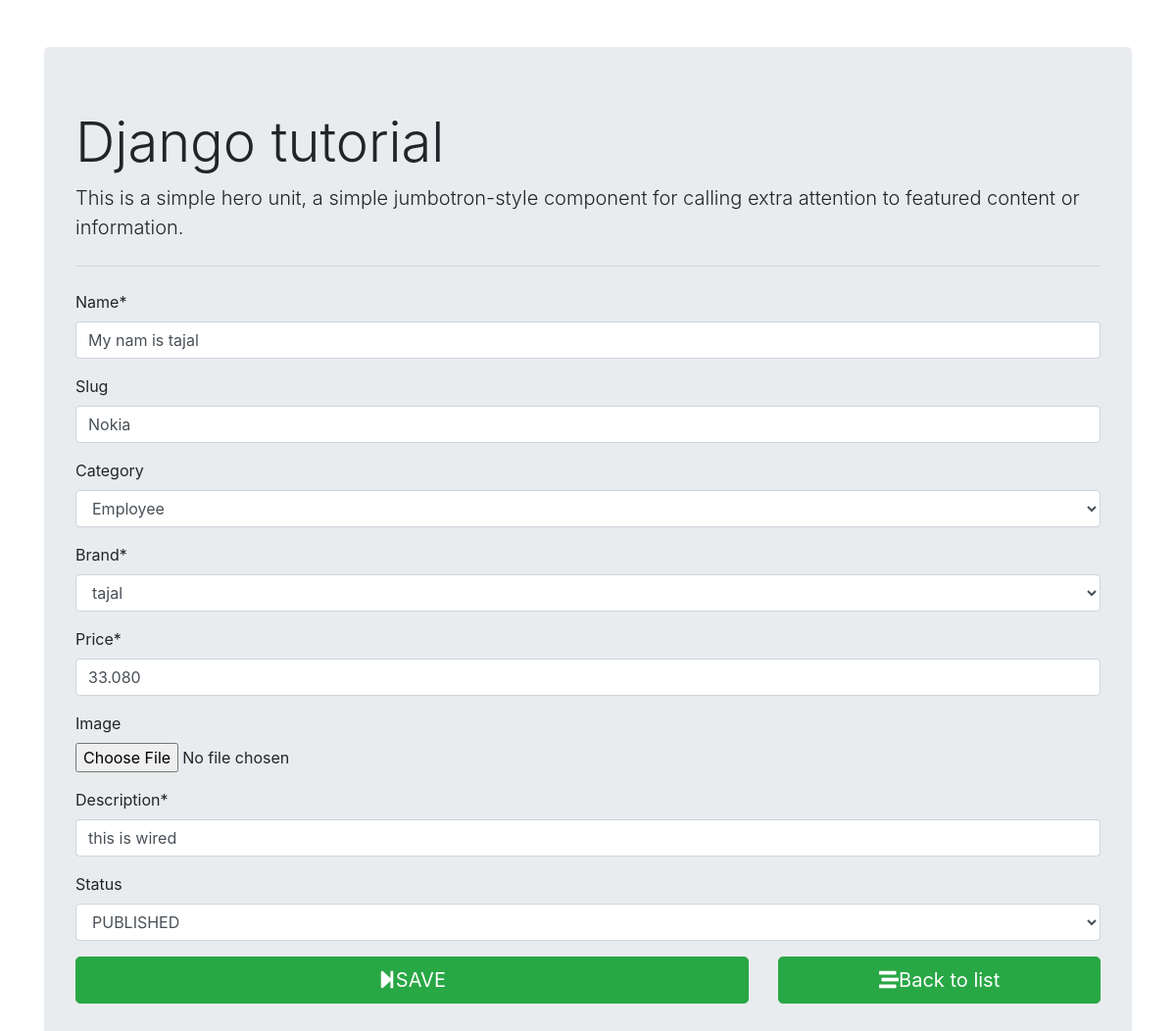
Page /4/ on the committed database.
### product/models.py (models this page shows, shortened)
class Product(models.Model):
    STATUS = (
        ('Pending', 'PENDING'),
        ('Published', 'PUBLISHED'),
        ('Stock Out', 'STOCK OUT')
    )
    name = models.CharField(max_length=200)
    slug = models.CharField(max_length=200)
    category = models.ForeignKey(Category, on_delete=models.CASCADE)
    brand = models.ForeignKey(Brand, on_delete=models.CASCADE)
    price = models.DecimalField(max_digits=5, decimal_places=3)
    image = models.ImageField(upload_to='image', height_field=None, width_field=None, max_length=100)
    Description = models.CharField(max_length=200)
    status = models.CharField(max_length=20, choices=STATUS, default='PENDING')

class Category(models.Model):
    name = models.CharField(max_length=200)
    slug = models.CharField(max_length=200)
    def __str__(self):
        return self.name

class Brand(models.Model):
    name = models.CharField(max_length=200)
    slug = models.CharField(max_length=200)
    def __str__(self):
        return self.name

### product/views.py (the view, shortened to what this page needs)
# urls.py: path('', product_form, name='product_form'),
def product_form(request, id=0):
    if request.method == "GET":
        if id == 0:
            form = productForm()
        else:
            product = Product.objects.get(pk = id)
            form = productForm(instance=product)
        return render(request, "product/productform.html", {'form': form})

### product/forms.py
class productForm(forms.ModelForm):
    class Meta:
        model = Product
        fields = '__all__'
    def __init__(self, *args, **kwargs):
        super(productForm,self).__init__(*args, **kwargs)
        self.fields['category'].empty_label = "Select"
        self.fields['brand'].empty_label = "Select"
        self.fields['slug'].required = False
        self.fields['category'].required = False
        self.fields['image'].required = False
        self.fields['status'].required = False

### product/templates/product/productform.html (shortened to what this page needs)
{% extends "product/base.html" %}
{% load crispy_forms_tags %}
{% block content %}
    <form action="" method="post" autocomplete="off">
        {{ form|crispy }}
        <div class="row">
            <div class="col-md-8">
                <button type="submit" value="Save" class="btn btn-success btn-block btn-lg"><i class="fas fa-step-forward"></i>SAVE</button>
            </div>
            <div class="col-md-4">
                <a href="{% url 'product_list'  %}" class="btn btn-success btn-block btn-lg">
                    <i class="fas fa-stream"></i>Back to list
                </a>
            </div>
        </div>
    </form>
{% endblock content %}

### rows in the picture
Product: name "My nam is tajal", slug "Nokia", category "Employee", brand "tajal", price "33.080", Description "this is wired", status "PUBLISHED"
